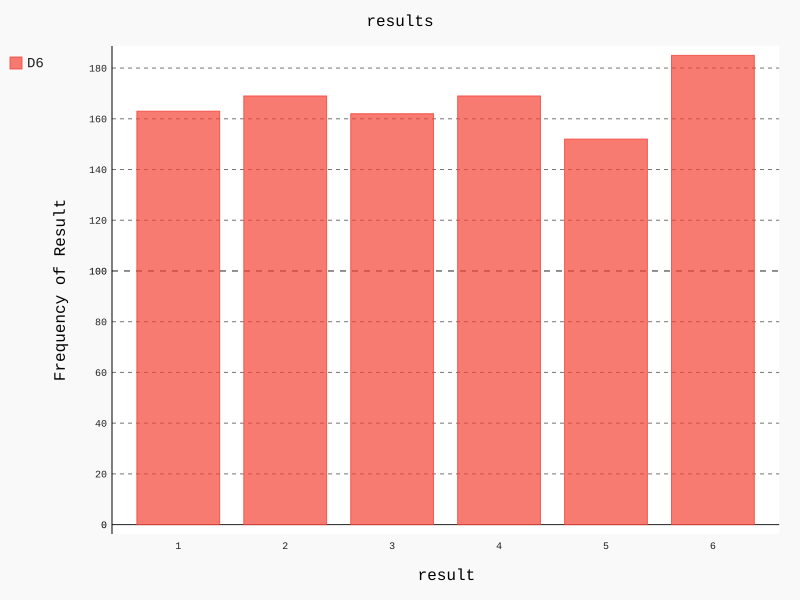

Write Python code to recreate this figure.
from die import Die
import pygal


die = Die(6)
results = []
for roll_num in list(range(1000)):
    result = die.roll()
    results.append(result)

# print(results)

frequencies = []
for val in list(range(1, die.num_sides+1)):
    freq = results.count(val)
    frequencies.append(freq)

print(frequencies)

hist = pygal.Bar()
hist.title = 'results'
hist.x_labels = ['1', '2', '3', '4', '5', '6']
hist.x_title = 'result'
hist.y_title = 'Frequency of Result'

hist.add('D6', frequencies)
hist.render_to_file('die_visual.svg')
